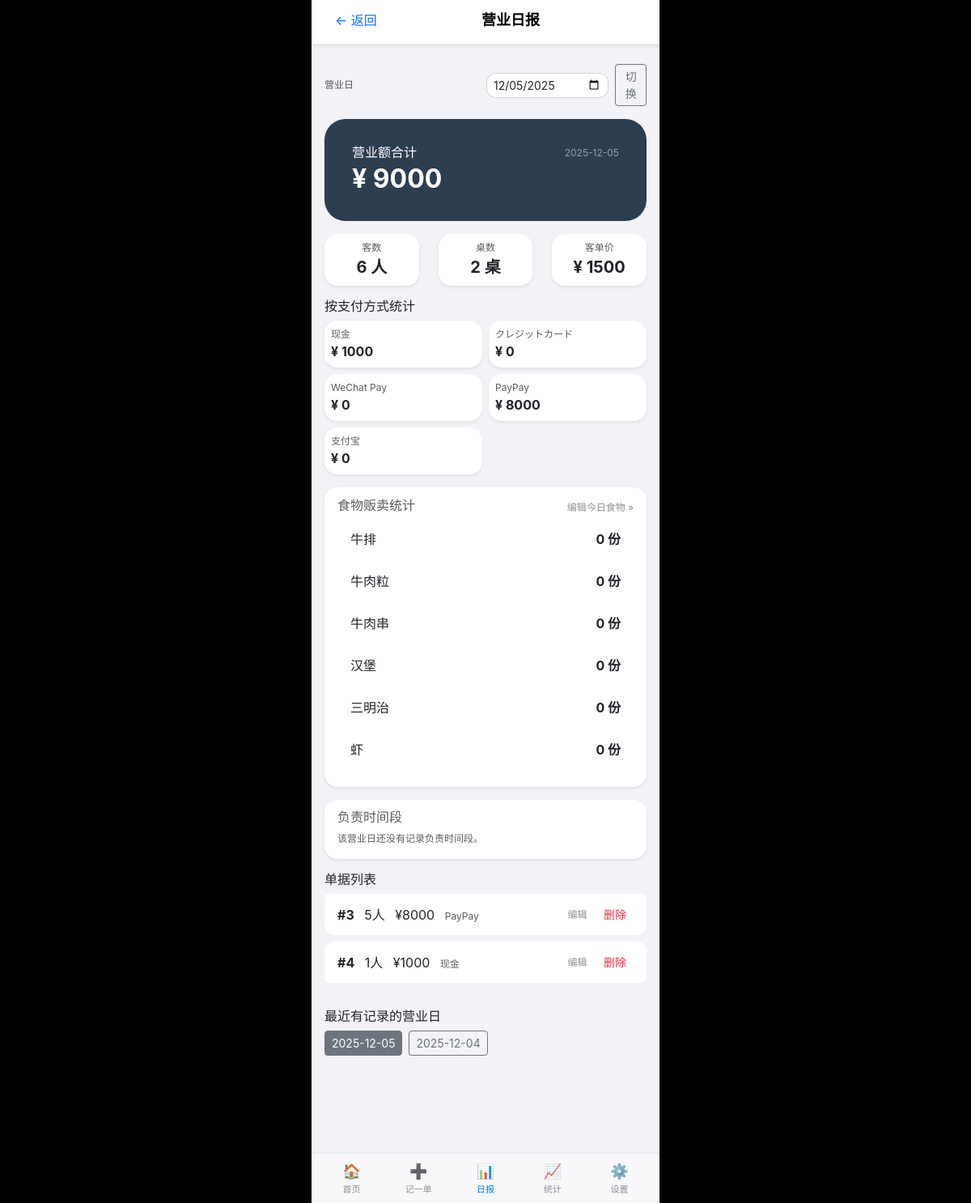
Screenshot of /report with the database file from the repository.
### tables this page shows
CREATE TABLE slips (
            id INTEGER PRIMARY KEY AUTOINCREMENT,
            slip_date TEXT NOT NULL,         -- 营业日: YYYY-MM-DD
            table_name TEXT,                 -- 桌号
            people INTEGER NOT NULL,         -- 人数
            amount INTEGER NOT NULL,         -- 金额
            payment_method TEXT,             -- 支付方式: cash / credit / wechat / paypay / alipay
            created_at TEXT NOT NULL         -- 记录时间: YYYY-MM-DD HH:MM
        );

### views/main_views.py (the view)
@main_bp.route("/report")
def report():
    business_date = request.args.get("date") or date.today().strftime("%Y-%m-%d")
    slips = get_slips_by_date(business_date)
    summary = calculate_summary(slips)
    payment_summary = get_payment_summary_by_date(business_date)
    food_raw = get_food_sales(business_date)
    food_items = [
        {"label": "牛排",   "quantity": food_raw["steak"]},
        {"label": "牛肉粒", "quantity": food_raw["beef_cube"]},
        {"label": "牛肉串", "quantity": food_raw["beef_skewer"]},
        {"label": "汉堡",   "quantity": food_raw["burger"]},
        {"label": "三明治", "quantity": food_raw["sandwich"]},
        {"label": "虾",     "quantity": food_raw["shrimp"]},
    ]
    segments = get_segments_by_date(business_date)
    recent_dates = get_recent_dates(limit=7)
    return render_template(
        "report.html",
        active_tab="report",
        slip_date=business_date, # report.html 使用 slip_date
        summary=summary,
        slips=slips,
        payment_summary=payment_summary,
        food_items=food_items,
        segments=segments,
        recent_dates=recent_dates,
    )

### database/db.py (called while the page is built, shortened)
def get_connection() -> sqlite3.Connection:
    conn = sqlite3.connect(DB_PATH)
    conn.row_factory = sqlite3.Row
    return conn

def get_slips_by_date(slip_date: str) -> List[Dict[str, Any]]:
    conn = get_connection()
    cur = conn.cursor()
    cur.execute(
        """
        SELECT *
        FROM slips
        WHERE slip_date = ?
        ORDER BY id ASC
        """,
        (slip_date,),
    )
    rows = cur.fetchall()
    conn.close()
    return [dict(r) for r in rows]

def get_recent_dates(limit: int = 7) -> List[str]:
    conn = get_connection()
    cur = conn.cursor()
    cur.execute(
        """
        SELECT DISTINCT slip_date
        FROM slips
        ORDER BY slip_date DESC
        LIMIT ?
        """,
        (limit,),
    )
    rows = cur.fetchall()
    conn.close()
    return [r["slip_date"] for r in rows]

def get_food_sales(business_date: str) -> Dict[str, int]:
    conn = get_connection()
    cur = conn.cursor()
    cur.execute(
        """
        SELECT steak, beef_cube, beef_skewer, burger, sandwich, shrimp
        FROM food_sales
        WHERE business_date = ?
        """,
        (business_date,),
    )
    row = cur.fetchone()
    conn.close()
    if not row:
        return {
            "steak": 0,
            "beef_cube": 0,
            "beef_skewer": 0,
            "burger": 0,
            "sandwich": 0,
            "shrimp": 0,
        }

def get_segments_by_date(business_date: str) -> List[Dict[str, Any]]:
    conn = get_connection()
    cur = conn.cursor()
    cur.execute(
        """
        SELECT id, business_date, start_time, end_time, staff_name
        FROM segments
        WHERE business_date = ?
        ORDER BY start_time ASC
        """,
        (business_date,),
    )
    rows = cur.fetchall()
    conn.close()
    return [dict(r) for r in rows]

### views/main_views.py (called while the page is built)
def calculate_summary(slips: List[Dict]) -> Dict[str, int]:
    total_sales = sum(slip["amount"] for slip in slips)
    total_customers = sum(slip["people"] for slip in slips)
    total_tables = len(slips)
    avg_per_customer = int(total_sales / total_customers) if total_customers else 0
    return {
        "total_sales": total_sales,
        "total_customers": total_customers,
        "total_tables": total_tables,
        "avg_per_customer": avg_per_customer,
    }

### templates/report.html (shortened to what this page needs)
{% extends "base.html" %}
{% block content %}
<nav class="navbar navbar-light bg-white shadow-sm px-3">
    <a href="{{ url_for('main.index', date=slip_date) }}"
       class="btn btn-link text-decoration-none"
       data-transition="back">&larr; 返回</a>
    <span class="navbar-brand mb-0 h5">营业日报</span>
</nav>
<div class="container mt-4 mb-5">
    <div class="d-flex justify-content-between align-items-center mb-3">
        <div class="small text-muted">营业日</div>
        <form method="get"
              action="{{ url_for('main.report') }}"
              class="d-flex align-items-center">
            <input type="date"
                   name="date"
                   class="form-control form-control-sm"
                   value="{{ slip_date }}">
            <button class="btn btn-outline-secondary btn-sm ms-2" type="submit">
                切换
            </button>
        </form>
    </div>
    <div class="card text-white mb-3" style="background-color:#2C3E50;">
        <div class="card-body">
            <div class="d-flex justify-content-between align-items-center mb-1">
                <h6 class="mb-0">营业额合计</h6>
                <span class="small text-white-50">{{ slip_date }}</span>
            </div>
            <h2 class="fw-bold mb-0">¥ {{ summary.total_sales }}</h2>
        </div>
    </div>
    <div class="row text-center mb-3">
        <div class="col">
            <div class="card p-2 shadow-sm">
                <div class="small text-muted">客数</div>
                <div class="fs-5 fw-bold">{{ summary.total_customers }} 人</div>
            </div>
        </div>
        <div class="col">
            <div class="card p-2 shadow-sm">
                <div class="small text-muted">桌数</div>
                <div class="fs-5 fw-bold">{{ summary.total_tables }} 桌</div>
            </div>
        </div>
        <div class="col">
            <div class="card p-2 shadow-sm">
                <div class="small text-muted">客单价</div>
                <div class="fs-5 fw-bold">¥ {{ summary.avg_per_customer }}</div>
            </div>
        </div>
    </div>
    <h6 class="mb-2">按支付方式统计</h6>
    <div class="row row-cols-2 g-2 mb-3">
        {% for p in payment_summary %}
        <div class="col">
            <div class="card p-2 shadow-sm">
                <div class="small text-muted">{{ p.label }}</div>
                <div class="fw-bold">¥ {{ p.amount }}</div>
            </div>
        </div>
        {% endfor %}
    </div>
    <div class="card mb-3 shadow-sm">
        <div class="card-body">
            <div class="d-flex justify-content-between align-items-center mb-2">
                <h6 class="card-subtitle text-muted mb-0">食物贩卖统计</h6>
                <a href="{{ url_for('main.edit_food_sales', date=slip_date) }}"
                   class="small text-decoration-none"
                   data-transition="tab">
                    编辑今日食物 &raquo;
                </a>
            </div>
            <ul class="list-group">
                {% for item in food_items %}
                <li class="list-group-item d-flex justify-content-between align-items-center">
                    <span>{{ item.label }}</span>
                    <span class="fw-bold">{{ item.quantity }} 份</span>
                </li>
                {% endfor %}
            </ul>
        </div>
    </div>
    <div class="card mb-3 shadow-sm">
        <div class="card-body">
            <h6 class="card-subtitle text-muted mb-2">负责时间段</h6>
            {% if segments %}
                <ul class="list-group">
                    {% for seg in segments %}
                    <li class="list-group-item d-flex justify-content-between align-items-center">
                        <div>
                            <span class="fw-bold">{{ seg.start_time }} - {{ seg.end_time }}</span>
                            <span class="ms-2">{{ seg.staff_name }}</span>
                        </div>
                    </li>
                    {% endfor %}
                </ul>
            {% else %}
                <p class="small text-muted mb-0">
                    该营业日还没有记录负责时间段。
                </p>
            {% endif %}
        </div>
    </div>
    <h6 class="mb-2">单据列表</h6>
    <ul class="list-group mb-4">
        {% for slip in slips %}
        <li class="list-group-item d-flex justify-content-between align-items-center">
            <div>
                <span class="fw-bold">#{{ slip.id }}</span>
                <span class="ms-2">{{ slip.people }}人</span>
                <span class="ms-2">¥{{ slip.amount }}</span>
                <span class="ms-2 small text-muted">
                    {% if slip.payment_method == 'cash' %}现金{% endif %}
                    {% if slip.payment_method == 'paypay' %}PayPay{% endif %}
                </span>
            </div>
            <div class="text-end">
                <div>
                    <a href="{{ url_for('main.edit_slip_view', slip_id=slip.id) }}"
                       class="small text-decoration-none me-2">
                        编辑
                    </a>
                    <form method="post"
                          action="{{ url_for('main.delete_slip_view', slip_id=slip.id) }}"
                          class="d-inline">
                        <button type="submit"
                                class="btn btn-link btn-sm text-danger text-decoration-none"
                                onclick="return confirm('确定要删除这条单据吗？');">
                            删除
                        </button>
                    </form>
                </div>
            </div>
        </li>
        {% else %}
        <li class="list-group-item text-muted">
            该营业日还没有单据。
        </li>
        {% endfor %}
    </ul>
    <div class="mb-5">
        <h6 class="mb-2">最近有记录的营业日</h6>
        <div class="d-flex flex-wrap gap-2">
            {% for d in recent_dates %}
            <a href="{{ url_for('main.report', date=d) }}"
               class="btn btn-outline-secondary btn-sm {% if d == slip_date %}active{% endif %}">
                {{ d }}
            </a>
            {% endfor %}
        </div>
    </div>
</div>
{% endblock %}

### static/css/style.css (style rules this page uses)
:root { color-scheme: light dark; --app-max-width: 430px; --app-padding-x: 16px; --radius-card-lg: 26px; --radius-card-sm: 18px; }
.app-body { margin: 0; padding: 0; background-color: #000; font-family: -apple-system, BlinkMacSystemFont, "SF Pro Text", "Helvetica Neue", Arial, "PingFang SC", "Hiragino Sans GB", "Microsoft YaHei", sans-serif; }
.app-shell .container { padding-left: var(--app-padding-x); padding-right: var(--app-padding-x); }
.navbar { position: sticky; top: 0; z-index: 10; padding: calc(env(safe-area-inset-top, 0px) + 6px) var(--app-padding-x) 10px; background-color: rgba(255, 255, 255, 0.96) !important; backdrop-filter: blur(20px); border-bottom: 0.5px solid rgba(0, 0, 0, 0.08); }
.navbar .navbar-brand { font-size: 18px; font-weight: 600; }
.card { border-radius: 16px; border: none; background-color: #ffffff; }
.card.shadow-sm { box-shadow: 0 4px 12px rgba(0, 0, 0, 0.04); }
.card.text-white { border-radius: var(--radius-card-lg); padding: 16px 18px; }
.list-group { background-color: transparent; }
.list-group-item { border: none; border-radius: 12px; margin-bottom: 8px; padding-top: 10px; padding-bottom: 10px; }
.form-control { border-radius: 12px; border: 1px solid rgba(0, 0, 0, 0.12); }
.small { font-size: 12px; color: #8e8e93; }

### rows the page displays
slips: label "PayPay", amount "8000", id "3", people "5"
slips: id "4", people "1", amount "1000", payment_method "现金"

### other values shown
{{ slip_date }} "2025-12-05"
{{ summary.total_sales }} "9000"
{{ summary.total_customers }} "6"
{{ summary.total_tables }} "2"
{{ summary.avg_per_customer }} "1500"
{{ p.label }} "现金" "クレジットカード" "WeChat Pay" "支付宝"
{{ p.amount }} "1000" "0" "0" "0"
{{ item.label }} "牛排" "牛肉粒" "牛肉串" "汉堡" "三明治" "虾"
{{ item.quantity }} "0" "0" "0" "0" "0" "0"
{{ d }} "2025-12-05" "2025-12-04"
